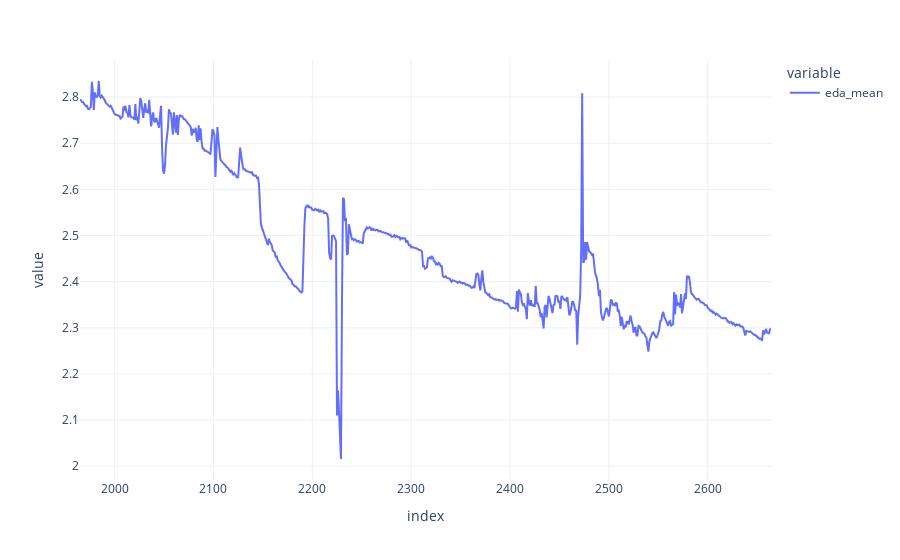

The code cell stored with this chart in its notebook:
### Code cell
columns = [col for col in df_subject if ('mean' in col) & ('eda' in col)]

px.line(df_subject[columns]).show()

### Figure 1 — Plotly figure (JSON) as saved in the notebook; plotly's stock layout.template omitted (floating-point values rounded to 4 significant figures; data arrays with more than 128 entries replaced by an {"elided": "..."} marker saying what was removed)
{"data": [{"hovertemplate": "variable=eda_mean<br>index=%{x}<br>value=%{y}<extra></extra>", "legendgroup": "eda_mean", "line": {"color": "#636efa", "dash": "solid"}, "marker": {"symbol": "circle"}, "mode": "lines", "name": "eda_mean", "orientation": "v", "showlegend": true, "type": "scatter", "x": {"elided": "700 int values"}, "xaxis": "x", "y": {"elided": "700 float values"}, "yaxis": "y"}], "layout": {"legend": {"title": {"text": "variable"}, "tracegroupgap": 0}, "margin": {"t": 60}, "xaxis": {"anchor": "y", "domain": [0, 1], "title": {"text": "index"}}, "yaxis": {"anchor": "x", "domain": [0, 1], "title": {"text": "value"}}}}
